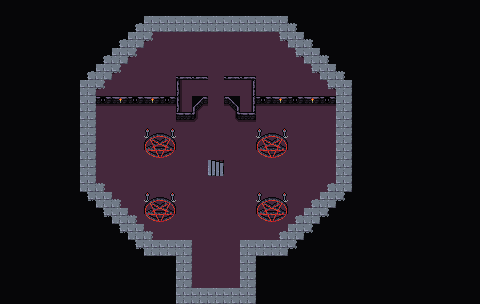

The image is a tile-based game level rendered from a .tmx file. Its description and source (layers, tilesets, objects; grid data summarised) follow:
An orthogonal 30x19 tile map with 16x16 px tiles, 5 tile layers (Collision, Background, Ground, Ornamental Walls, ...), 3 tilesets and 27 objects (4x dialog).

<map version="1.9" tiledversion="1.9.2" orientation="orthogonal" renderorder="right-down" width="30" height="19" tilewidth="16" tileheight="16" infinite="0" nextlayerid="8" nextobjectid="117">
 <editorsettings>
  <export target="wastetown..tmx" format="tmx" />
 </editorsettings>
 <properties>
  <property name="dungeonEffect" value="" />
 </properties>
 <tileset firstgid="1" source="../tileset/main.tsx" />
 <tileset firstgid="10113" source="../tileset/buildings.tsx" />
 <tileset firstgid="11905" source="../tileset/DarkAbbeyTiles.tsx" />
 <layer id="6" name="Collision" width="30" height="19">
  <data>[570 cells, 103 non-empty, 7 distinct tile ids]</data>
 </layer>
 <layer id="1" name="Background" width="30" height="19">
  <data>[570 cells, 564 non-empty, 4 distinct tile ids]</data>
 </layer>
 <layer id="2" name="Ground" width="30" height="19">
  <data>[570 cells, 378 non-empty, 17 distinct tile ids]</data>
 </layer>
 <layer id="7" name="Ornamental Walls" width="30" height="19">
  <data>[570 cells, 106 non-empty, 15 distinct tile ids]</data>
 </layer>
 <layer id="3" name="Clutter" width="30" height="19">
  <properties>
   <property name="spriteLayer" type="bool" value="true" />
  </properties>
  <data>[570 cells, 17 non-empty, 5 distinct tile ids]</data>
 </layer>
 <objectgroup id="4" name="Objects">
  <object id="66" template="../obj/treasure.tx" x="256.447" y="95.763">
   <properties>
    <property name="reward">[{
  "type": "randomCard",
  "count": 2,
  "colors": [ "colorID" ]
},{
  "type": "randomCard",
  "count": 1,
  "probability": 0.5,
  "rarity": [ "rare" ],
  "colors": [ "colorID" ]
},{
  "type": "randomCard",
  "count": 3,
  "addMaxCount": 2
}]</property>
   </properties>
  </object>
  <object id="75" template="../obj/enemy.tx" x="291.571" y="166.141">
   <properties>
    <property name="enemy" value="Demon" />
    <property name="threatRange" type="int" value="30" />
    <property name="waypoints" value="100,101,99" />
   </properties>
  </object>
  <object id="83" template="../obj/waypoint.tx" x="193.014" y="286.598" />
  <object id="86" template="../obj/entry_up.tx" x="208.316" y="175.684">
   <properties>
    <property name="teleport" value="../common/maps/map/unhallowed_abbey_1F.tmx" />
   </properties>
  </object>
  <object id="87" template="../obj/booster.tx" x="272.228" y="95.7719">
   <properties>
    <property name="reward">[
  {
    "editions": [ "VOW" ],
    "type": "card",
    "count": 10,
    "rarity": [ "Common" ]
  },
  {
    "editions": [ "VOW" ],
    "type": "card",
    "count": 3,
    "rarity": [ "Uncommon" ]
  },
  {
    "editions": [ "VOW" ],
    "type": "card",
    "count": 1,
    "rarity": [ "Rare", "Mythic Rare" ]
  }
]
</property>
   </properties>
  </object>
  <object id="88" template="../obj/treasure.tx" x="240.333" y="47.6667">
   <properties>
    <property name="reward">[{
  "type": "randomCard",
  "count": 2,
  "colors": [ "colorID" ]
},{
  "type": "randomCard",
  "count": 1,
  "probability": 0.5,
  "rarity": [ "rare" ],
  "colors": [ "colorID" ]
},{
  "type": "randomCard",
  "count": 3,
  "addMaxCount": 2
}]</property>
   </properties>
  </object>
  <object id="89" template="../obj/booster.tx" x="257.333" y="47.3333">
   <properties>
    <property name="reward">[
  {
    "editions": [ "MID" ],
    "type": "card",
    "count": 10,
    "rarity": [ "Common" ]
  },
  {
    "editions": [ "MID" ],
    "type": "card",
    "count": 3,
    "rarity": [ "Uncommon" ]
  },
  {
    "editions": [ "MID" ],
    "type": "card",
    "count": 1,
    "rarity": [ "Rare", "Mythic Rare" ]
  }
]
</property>
   </properties>
  </object>
  <object id="90" template="../obj/treasure.tx" x="175.667" y="48.3333">
   <properties>
    <property name="reward">[{
  "type": "randomCard",
  "count": 2,
  "colors": [ "colorID" ]
},{
  "type": "randomCard",
  "count": 1,
  "probability": 0.5,
  "rarity": [ "rare" ],
  "colors": [ "colorID" ]
},{
  "type": "randomCard",
  "count": 3,
  "addMaxCount": 2
}]</property>
   </properties>
  </object>
  <object id="91" template="../obj/treasure.tx" x="144.333" y="95">
   <properties>
    <property name="reward">[{
  "type": "randomCard",
  "count": 2,
  "colors": [ "colorID" ]
},{
  "type": "randomCard",
  "count": 1,
  "probability": 0.5,
  "rarity": [ "rare" ],
  "colors": [ "colorID" ]
},{
  "type": "randomCard",
  "count": 3,
  "addMaxCount": 2
}]</property>
   </properties>
  </object>
  <object id="92" template="../obj/booster.tx" x="127.667" y="94">
   <properties>
    <property name="reward">[
  {
    "editions": [ "SOI" ],
    "type": "card",
    "count": 10,
    "rarity": [ "Common" ]
  },
  {
    "editions": [ "SOI" ],
    "type": "card",
    "count": 3,
    "rarity": [ "Uncommon" ]
  },
  {
    "editions": [ "SOI" ],
    "type": "card",
    "count": 1,
    "rarity": [ "Rare", "Mythic Rare" ]
  }
]
</property>
   </properties>
  </object>
  <object id="93" template="../obj/booster.tx" x="159" y="47">
   <properties>
    <property name="reward">[
  {
    "editions": [ "EMN" ],
    "type": "card",
    "count": 10,
    "rarity": [ "Common" ]
  },
  {
    "editions": [ "EMN" ],
    "type": "card",
    "count": 3,
    "rarity": [ "Uncommon" ]
  },
  {
    "editions": [ "EMN" ],
    "type": "card",
    "count": 1,
    "rarity": [ "Rare", "Mythic Rare" ]
  }
]
</property>
   </properties>
  </object>
  <object id="94" template="../obj/enemy.tx" x="208.666" y="270.394">
   <properties>
    <property name="enemy" value="Demon" />
    <property name="threatRange" type="int" value="30" />
    <property name="waypoints" value="98,97,83" />
   </properties>
  </object>
  <object id="95" template="../obj/enemy.tx" x="122.212" y="172.727">
   <properties>
    <property name="enemy" value="Demon" />
    <property name="threatRange" type="int" value="30" />
    <property name="waypoints" value="104,102,103" />
   </properties>
  </object>
  <object id="97" template="../obj/waypoint.tx" x="192.727" y="255.455" />
  <object id="98" template="../obj/waypoint.tx" x="223.091" y="255.455" />
  <object id="99" template="../obj/waypoint.tx" x="288.545" y="127.273" />
  <object id="100" template="../obj/waypoint.tx" x="287.636" y="192" />
  <object id="101" template="../obj/waypoint.tx" x="319.091" y="159.273" />
  <object id="102" template="../obj/waypoint.tx" x="97.4545" y="159.636" />
  <object id="103" template="../obj/waypoint.tx" x="126.545" y="127.455" />
  <object id="104" template="../obj/waypoint.tx" x="125.636" y="200.909" />
  <object id="108" name="Ward" class="dialog" gid="11912" x="192.063" y="128.292" width="48" height="16">
   <properties>
    <property name="dialog">[{
    "text":"A translucent, shimmering red field blocks your path. Pained screams echo through the room behind you.",
    "options":[
    { "name":"Leave." } 
    ]
}]</property>
   </properties>
  </object>
  <object id="109" name="Sacrifice1" class="dialog" gid="11905" x="159.667" y="123.333" width="16" height="16">
   <properties>
    <property name="dialog">[
  { 
    "text":"A captive lies tied to the altar. Glowing red runes encircle them.", 
    "options":[ 
	{ 
		"text":"As the third captive is freed, you hear the sound of shattering as the barrier in the center of the chamber fails. Time to end this.",
		"action":[{"deleteMapObject":-1},{"advanceMapFlag":"gate"}],
		"name":"Free them." 
			"options":[{
			"condition":[{"getMapFlag":{"key":"gate","op":"&gt;=","val":3}}],
			"action":[{"deleteMapObject":108}],
			"name":"ok" }]
	},
	{ "name":"Leave." } 	
	] 
	} 
]</property>
   </properties>
  </object>
  </objectgroup>
</map>
<!-- 4 of 27 objects omitted -->
